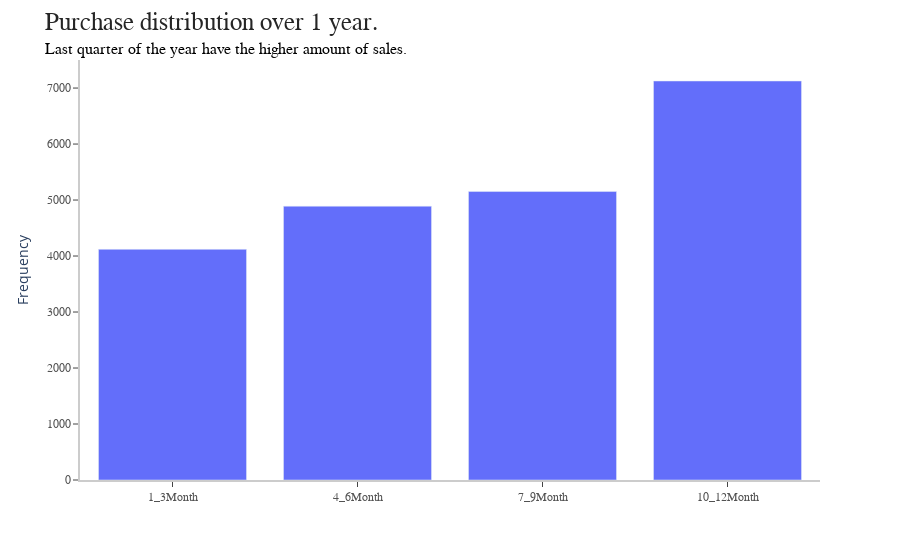

Write notebook code for a chart like this one.
### Code cell
data = df_clusters[['10_12Month', '1_3Month', '4_6Month', '7_9Month']].sum()\
                                                                      .to_frame(name='count')\
                                                                      .reset_index()\
                                                                      .sort_values(by='count')

fig = px.bar(data, x='index', y='count')

annotations = []
annotations.append(dict(xref='paper', yref='paper',
                        x=-0.05, y=1.0,
                        xanchor='left', yanchor='bottom',
                        text='Last quarter of the year have the higher amount of sales.',
                        font=dict(family='Arial',
                                  size=16, 
                                  color = 'black'),
                        showarrow=False))

fig.update_layout(figure_layout(annotations=annotations,
                                title_text='Purchase distribution over 1 year.',
                                x_label='',
                                y_label='Frequency'))

fig.show()

### Figure 1 — Plotly figure (JSON) as saved in the notebook; plotly's stock layout.template omitted (floating-point values rounded to 4 significant figures)
{"data": [{"alignmentgroup": "True", "hovertemplate": "index=%{x}<br>count=%{y}<extra></extra>", "legendgroup": "", "marker": {"color": "#636efa", "pattern": {"shape": ""}}, "name": "", "offsetgroup": "", "orientation": "v", "showlegend": false, "textposition": "auto", "type": "bar", "x": ["1_3Month", "4_6Month", "7_9Month", "10_12Month"], "xaxis": "x", "y": [4119, 4890, 5152, 7126], "yaxis": "y"}], "layout": {"annotations": [{"font": {"color": "black", "family": "Arial", "size": 16}, "showarrow": false, "text": "Last quarter of the year have the higher amount of sales.", "x": -0.05, "xanchor": "left", "xref": "paper", "y": 1, "yanchor": "bottom", "yref": "paper"}], "autosize": false, "barmode": "relative", "legend": {"tracegroupgap": 0}, "margin": {"t": 60}, "plot_bgcolor": "white", "showlegend": false, "title": {"font": {"color": "rgb(37,37,37)", "family": "Arial", "size": 25}, "text": "Purchase distribution over 1 year."}, "xaxis": {"anchor": "y", "domain": [0, 1], "linecolor": "rgb(204, 204, 204)", "linewidth": 2, "showgrid": false, "showline": true, "showticklabels": true, "tickfont": {"color": "rgb(82, 82, 82)", "family": "Arial", "size": 12}, "ticks": "outside", "title": {"text": ""}}, "yaxis": {"anchor": "x", "domain": [0, 1], "linecolor": "rgb(204, 204, 204)", "linewidth": 2, "showgrid": false, "showline": true, "showticklabels": true, "tickfont": {"color": "rgb(82, 82, 82)", "family": "Arial", "size": 12}, "ticks": "outside", "title": {"text": "Frequency"}}}}
